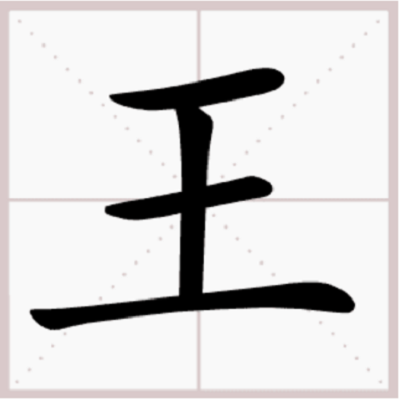
#> input picture data/Template_pictures/1.png, 399 x 399 px
$ python '4章法布局相似度及评价（单个字）.py'
#> lines starting #> are read from the running program, lines starting #| are printed output that depends on the picture; after the words box and inside, x2 and y2 are one past the last pixel; in counts of white or black regions, pixels touching at a corner belong together
import cv2
import numpy as np

def calculate_similar_layout(image1_path, image2_path):
    # 读取两个图像
#> called with image1_path = 'data/Template_pictures/1.png', image2_path = 'data/Handcopied_pictures/4.png'
    img1 = cv2.imread(image1_path, cv2.IMREAD_GRAYSCALE)
#> img1: shape (399, 399); min 0, max 254, mean 216.8
    img2 = cv2.imread(image2_path, cv2.IMREAD_GRAYSCALE)
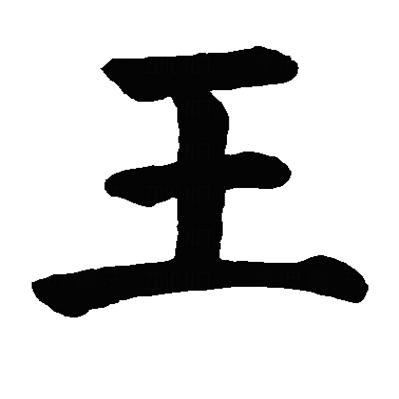
#> input picture data/Handcopied_pictures/4.png, 399 x 399 px
#> img2 is the input picture: shape (399, 399); min 0, max 255, mean 207.6

    # 将图像转换为二值图像
    _, img1_binary = cv2.threshold(img1, 0, 255, cv2.THRESH_BINARY + cv2.THRESH_OTSU)
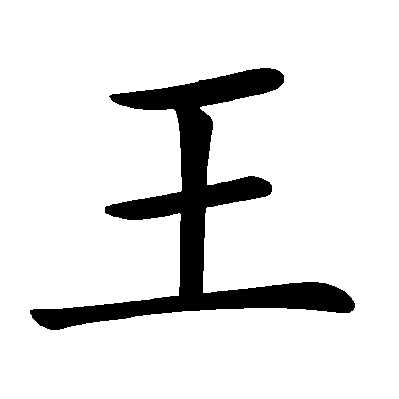
#> img1_binary: shape (399, 399); 88.9% white; 1 black region, box (x1, y1, x2, y2) and area: (30, 68, 355, 330) 17750
    _, img2_binary = cv2.threshold(img2, 0, 255, cv2.THRESH_BINARY + cv2.THRESH_OTSU)
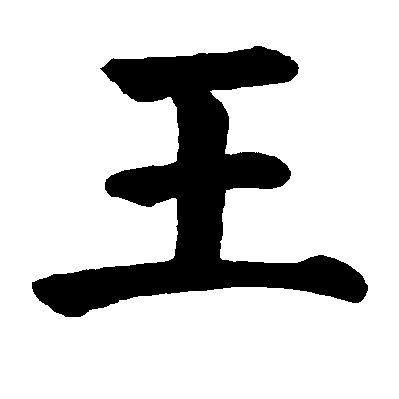
#> img2_binary: shape (399, 399); 81.1% white; 1 black region, box (x1, y1, x2, y2) and area: (32, 46, 368, 317) 30053

    # 计算图像中的轮廓
    contours1, _ = cv2.findContours(img1_binary, cv2.RETR_EXTERNAL, cv2.CHAIN_APPROX_SIMPLE)
#> contours1 = [[[0, 0], [0, 398], [398, 398], [398, 0]]]
    contours2, _ = cv2.findContours(img2_binary, cv2.RETR_EXTERNAL, cv2.CHAIN_APPROX_SIMPLE)
#> contours2 = [[[0, 0], [0, 398], [398, 398], [398, 0]]]

    # 计算每个字的自宽、自高
    box_widths1 = []
    box_heights1 = []
    for contour in contours1:
        x, y, w, h = cv2.boundingRect(contour)
        box_widths1.append(w)
        box_heights1.append(h)
#> this loop made 1 pass
#> (contour, x, y, w, h) on pass 1: ([[0, 0], [0, 398], [398, 398], [398, 0]], 0, 0, 399, 399)
#> after the loop, box_heights1 = [399]; box_widths1 = [399]

    box_widths2 = []
    box_heights2 = []
    for contour in contours2:
        x, y, w, h = cv2.boundingRect(contour)
        box_widths2.append(w)
        box_heights2.append(h)
#> after the loop, box_heights2 = [399]; box_widths2 = [399]

    # 计算每个字的布局特征
    layout_feature1 = []
    for contour in contours1:
        x, y, w, h = cv2.boundingRect(contour)
        left_distance = x
        right_distance = 399 - (x + w)
        top_distance = y
        bottom_distance = 399 - (y + h)
        layout_feature1.append([left_distance, right_distance, top_distance, bottom_distance])
#> this loop made 1 pass
#> (contour, x, y, w, h, left_distance, right_distance, top_distance) on pass 1: ([[0, 0], [0, 398], [398, 398], [398, 0]], 0, 0, 399, 399, 0, 0, 0)
#> after the loop, layout_feature1 = [[0, 0, 0, 0]]

    layout_feature2 = []
    for contour in contours2:
        x, y, w, h = cv2.boundingRect(contour)
        left_distance = x
        right_distance = 399 - (x + w)
        top_distance = y
        bottom_distance = 399 - (y + h)
        layout_feature2.append([left_distance, right_distance, top_distance, bottom_distance])
#> after the loop, layout_feature2 = [[0, 0, 0, 0]]

    # 计算布局相似度
    layout_similarities = []
    for i in range(len(layout_feature1)):
        for j in range(len(layout_feature2)):
            distance = np.sqrt(np.sum(np.square(np.array(layout_feature1[i]) - np.array(layout_feature2[j]))))
            similarity = 1 / (1 + distance)
            layout_similarities.append(similarity)
#> this loop made 1 pass
#> after the loop, layout_similarities = [1]

    return np.mean(layout_similarities)

# 图片路径
img_path1 = 'data/Template_pictures/1.png'
img_path2 = 'data/Handcopied_pictures/4.png'

# 调用函数计算布局相似度
similar_layout_score = calculate_similar_layout(img_path1, img_path2)
#> similar_layout_score = 1
print("布局相似度得分为：", similar_layout_score)
#| 布局相似度得分为： 1.0
